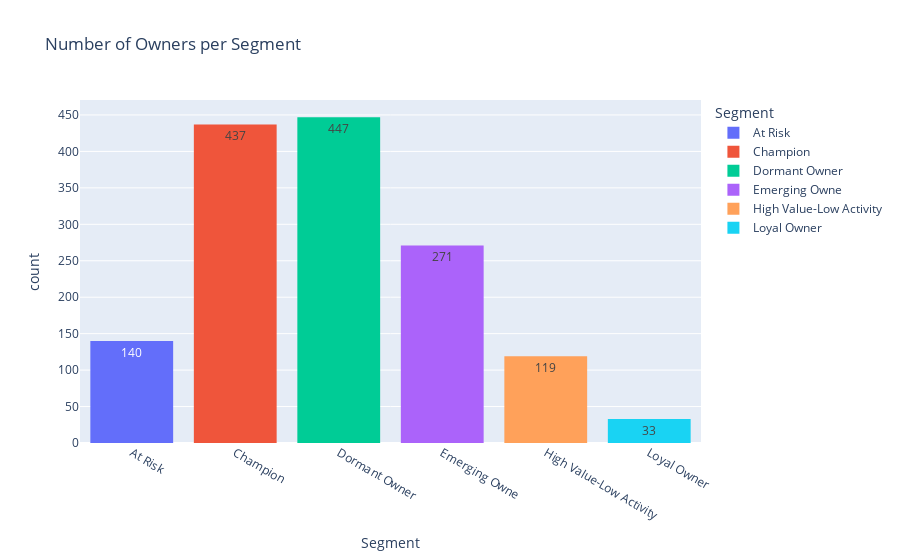

Notebook source saved alongside this figure:
### Code cell
fig_counts = px.histogram(owner_agg_df, 
                          x='Segment', 
                          title='Number of Owners per Segment', 
                          color='Segment', 
                          text_auto=True)
fig_counts.show()

### Figure 1 — Plotly figure (JSON) as saved in the notebook; plotly's stock layout.template omitted (floating-point values rounded to 4 significant figures; data arrays with more than 128 entries replaced by an {"elided": "..."} marker saying what was removed)
{"data": [{"alignmentgroup": "True", "bingroup": "x", "hovertemplate": "Segment=%{x}<br>count=%{y}<extra></extra>", "legendgroup": "At Risk", "marker": {"color": "#636efa", "pattern": {"shape": ""}}, "name": "At Risk", "offsetgroup": "At Risk", "orientation": "v", "showlegend": true, "texttemplate": "%{value}", "type": "histogram", "x": {"elided": "140 str values"}, "xaxis": "x", "yaxis": "y"}, {"alignmentgroup": "True", "bingroup": "x", "hovertemplate": "Segment=%{x}<br>count=%{y}<extra></extra>", "legendgroup": "Champion", "marker": {"color": "#EF553B", "pattern": {"shape": ""}}, "name": "Champion", "offsetgroup": "Champion", "orientation": "v", "showlegend": true, "texttemplate": "%{value}", "type": "histogram", "x": {"elided": "437 str values"}, "xaxis": "x", "yaxis": "y"}, {"alignmentgroup": "True", "bingroup": "x", "hovertemplate": "Segment=%{x}<br>count=%{y}<extra></extra>", "legendgroup": "Dormant Owner", "marker": {"color": "#00cc96", "pattern": {"shape": ""}}, "name": "Dormant Owner", "offsetgroup": "Dormant Owner", "orientation": "v", "showlegend": true, "texttemplate": "%{value}", "type": "histogram", "x": {"elided": "447 str values"}, "xaxis": "x", "yaxis": "y"}, {"alignmentgroup": "True", "bingroup": "x", "hovertemplate": "Segment=%{x}<br>count=%{y}<extra></extra>", "legendgroup": "Emerging Owne", "marker": {"color": "#ab63fa", "pattern": {"shape": ""}}, "name": "Emerging Owne", "offsetgroup": "Emerging Owne", "orientation": "v", "showlegend": true, "texttemplate": "%{value}", "type": "histogram", "x": {"elided": "271 str values"}, "xaxis": "x", "yaxis": "y"}, {"alignmentgroup": "True", "bingroup": "x", "hovertemplate": "Segment=%{x}<br>count=%{y}<extra></extra>", "legendgroup": "High Value-Low Activity", "marker": {"color": "#FFA15A", "pattern": {"shape": ""}}, "name": "High Value-Low Activity", "offsetgroup": "High Value-Low Activity", "orientation": "v", "showlegend": true, "texttemplate": "%{value}", "type": "histogram", "x": ["High Value-Low Activity", "High Value-Low Activity", "High Value-Low Activity", "High Value-Low Activity", "High Value-Low Activity", "High Value-Low Activity", "High Value-Low Activity", "High Value-Low Activity", "High Value-Low Activity", "High Value-Low Activity", "High Value-Low Activity", "High Value-Low Activity", "High Value-Low Activity", "High Value-Low Activity", "High Value-Low Activity", "High Value-Low Activity", "High Value-Low Activity", "High Value-Low Activity", "High Value-Low Activity", "High Value-Low Activity", "High Value-Low Activity", "High Value-Low Activity", "High Value-Low Activity", "High Value-Low Activity", "High Value-Low Activity", "High Value-Low Activity", "High Value-Low Activity", "High Value-Low Activity", "High Value-Low Activity", "High Value-Low Activity", "High Value-Low Activity", "High Value-Low Activity", "High Value-Low Activity", "High Value-Low Activity", "High Value-Low Activity", "High Value-Low Activity", "High Value-Low Activity", "High Value-Low Activity", "High Value-Low Activity", "High Value-Low Activity", "High Value-Low Activity", "High Value-Low Activity", "High Value-Low Activity", "High Value-Low Activity", "High Value-Low Activity", "High Value-Low Activity", "High Value-Low Activity", "High Value-Low Activity", "High Value-Low Activity", "High Value-Low Activity", "High Value-Low Activity", "High Value-Low Activity", "High Value-Low Activity", "High Value-Low Activity", "High Value-Low Activity", "High Value-Low Activity", "High Value-Low Activity", "High Value-Low Activity", "High Value-Low Activity", "High Value-Low Activity", "High Value-Low Activity", "High Value-Low Activity", "High Value-Low Activity", "High Value-Low Activity", "High Value-Low Activity", "High Value-Low Activity", "High Value-Low Activity", "High Value-Low Activity", "High Value-Low Activity", "High Value-Low Activity", "High Value-Low Activity", "High Value-Low Activity", "High Value-Low Activity", "High Value-Low Activity", "High Value-Low Activity", "High Value-Low Activity", "High Value-Low Activity", "High Value-Low Activity", "High Value-Low Activity", "High Value-Low Activity", "High Value-Low Activity", "High Value-Low Activity", "High Value-Low Activity", "High Value-Low Activity", "High Value-Low Activity", "High Value-Low Activity", "High Value-Low Activity", "High Value-Low Activity", "High Value-Low Activity", "High Value-Low Activity", "High Value-Low Activity", "High Value-Low Activity", "High Value-Low Activity", "High Value-Low Activity", "High Value-Low Activity", "High Value-Low Activity", "High Value-Low Activity", "High Value-Low Activity", "High Value-Low Activity", "High Value-Low Activity", "High Value-Low Activity", "High Value-Low Activity", "High Value-Low Activity", "High Value-Low Activity", "High Value-Low Activity", "High Value-Low Activity", "High Value-Low Activity", "High Value-Low Activity", "High Value-Low Activity", "High Value-Low Activity", "High Value-Low Activity", "High Value-Low Activity", "High Value-Low Activity", "High Value-Low Activity", "High Value-Low Activity", "High Value-Low Activity", "High Value-Low Activity", "High Value-Low Activity", "High Value-Low Activity"], "xaxis": "x", "yaxis": "y"}, {"alignmentgroup": "True", "bingroup": "x", "hovertemplate": "Segment=%{x}<br>count=%{y}<extra></extra>", "legendgroup": "Loyal Owner", "marker": {"color": "#19d3f3", "pattern": {"shape": ""}}, "name": "Loyal Owner", "offsetgroup": "Loyal Owner", "orientation": "v", "showlegend": true, "texttemplate": "%{value}", "type": "histogram", "x": ["Loyal Owner", "Loyal Owner", "Loyal Owner", "Loyal Owner", "Loyal Owner", "Loyal Owner", "Loyal Owner", "Loyal Owner", "Loyal Owner", "Loyal Owner", "Loyal Owner", "Loyal Owner", "Loyal Owner", "Loyal Owner", "Loyal Owner", "Loyal Owner", "Loyal Owner", "Loyal Owner", "Loyal Owner", "Loyal Owner", "Loyal Owner", "Loyal Owner", "Loyal Owner", "Loyal Owner", "Loyal Owner", "Loyal Owner", "Loyal Owner", "Loyal Owner", "Loyal Owner", "Loyal Owner", "Loyal Owner", "Loyal Owner", "Loyal Owner"], "xaxis": "x", "yaxis": "y"}], "layout": {"barmode": "relative", "legend": {"title": {"text": "Segment"}, "tracegroupgap": 0}, "title": {"text": "Number of Owners per Segment"}, "xaxis": {"anchor": "y", "categoryarray": ["At Risk", "Champion", "Dormant Owner", "Emerging Owne", "High Value-Low Activity", "Loyal Owner"], "categoryorder": "array", "domain": [0, 1], "title": {"text": "Segment"}}, "yaxis": {"anchor": "x", "domain": [0, 1], "title": {"text": "count"}}}}
